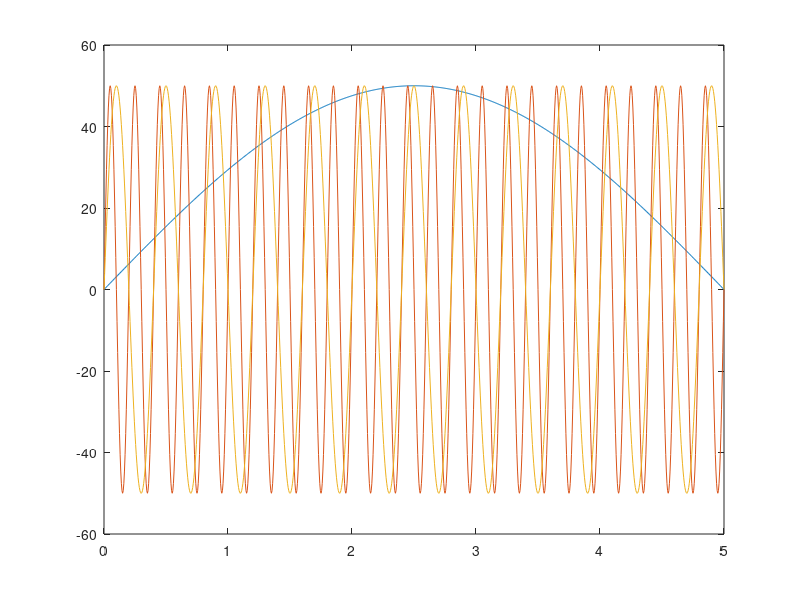

MATLAB code for this plot: (Note: this script raises an error after producing the figure.)
scale = 50;
pureSinTime = 0:0.005:5;
sinfreqs = 0.1:0.1:5; %Hz
pureSin = zeros(length(sinfreqs),length(pureSinTime));
for i = 1:length(sinfreqs)
    for j = 1:length(pureSinTime)
        pureSin(i,j) = scale*sin(2*pi*sinfreqs(i)*pureSinTime(j));
    end
end

figure
plot(pureSinTime,pureSin(1,:),pureSinTime,pureSin(end,:),pureSinTime,pureSin(round(end/2),:))


basepath = strcat(commonPath,'\Performance Input Signals');
savePath = genFileName(basepath,'pureSin');
save(savePath,'scale','pureSinTime','pureSin','sinfreqs')              
clearvars -except commonPath
